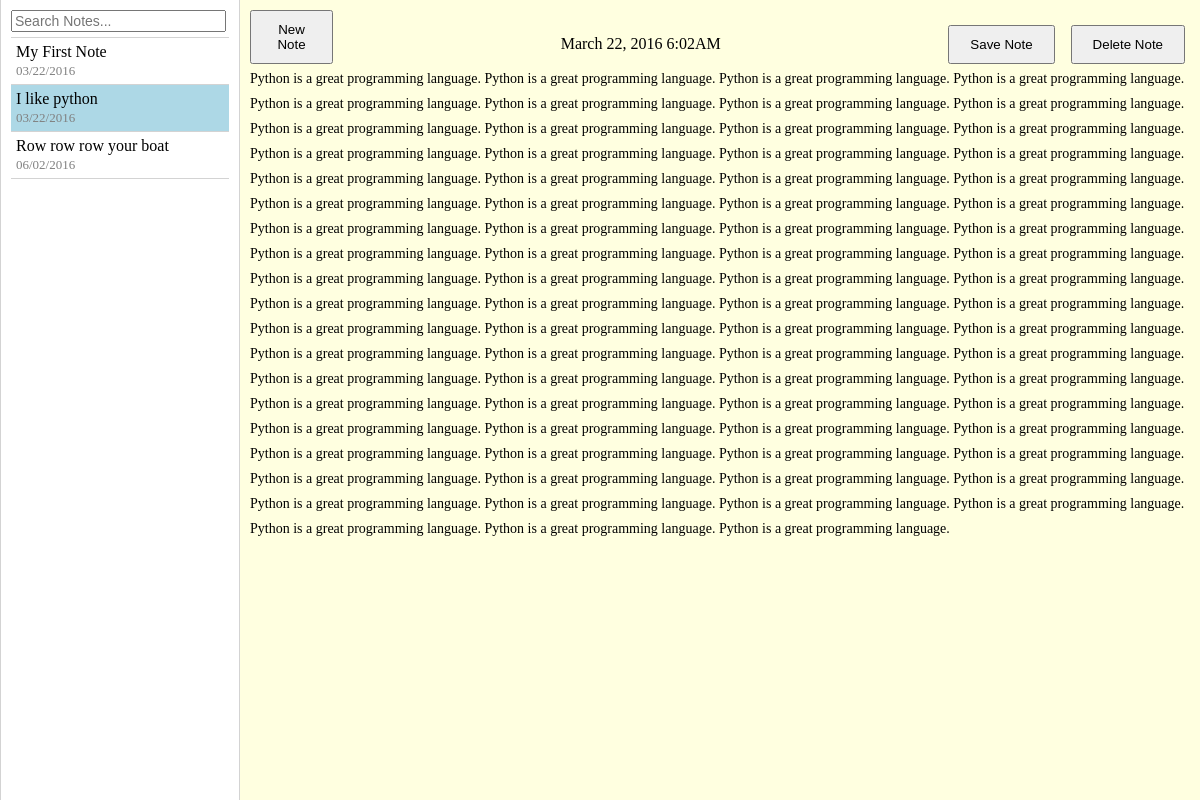
Page /notes/2/ on the committed database.
### notes/models.py (models this page shows, shortened)
class Note(models.Model):
    title = models.CharField(max_length=50)
    text = models.CharField(max_length=3000)
    mod_date = models.DateTimeField('modified date')
    def mod_date_short(self):
    	return self.mod_date.strftime("%m/%d/%Y")
    def mod_datetime_long(self):
    	return self.mod_date.strftime("%B %-d, %Y %-I:%M%p")

### notes/views.py (the view)
# urls.py: url(r'^(?P<note_id>[0-9]+)/$', views.detail, name='detail'),
def detail(request, note_id):
	template = 'notes/index.html'
	notes_list = Note.objects.order_by('mod_date')
	note = None
	if note_id:
		note = get_object_or_404(Note, pk=note_id)
	context = {
		'notes_list' : notes_list,
		'note' : note
	}
	return render(request, template, context)

### notes/templates/notes/index.html (shortened to what this page needs)
<!DOCTYPE html>
<html ng-app="notesapp">
<head>
    {% load staticfiles %}
    <link rel="stylesheet" type="text/css" href="{% static 'notes/css/notes.css' %}" />
</head>
<body ng-controller="NotesController">
    <div class="notes-list">
        {% if notes_list %}
            <div class="search-bar">
                <input ng-model="searchText" placeholder="Search Notes...">
            </div>
            {% for thisNote in notes_list %}
                {% if forloop.counter0 == 0 %}
                <a class="note-item first {% if note and note.id == thisNote.id %}active{% endif %}" href="/notes/{{thisNote.id}}" ng-show="matches('{{thisNote.title}}')">
                {% else %}
                <a class="note-item {% if note and note.id == thisNote.id %}active{% endif %}" href="/notes/{{thisNote.id}}" ng-show="matches('{{thisNote.title}}')">
                {% endif %}
                    <span class="note-title">{{thisNote.title}}</span>
                    <span class="note-date">{{thisNote.mod_date_short}}</span>
                </a>
            {% endfor %}
        {% else %}
            <h3 class="side-note">No notes are available.</h3>
        {% endif %}
    </div>
    <div class="note">
        {% if note %}
            <div class="header">
                <div class="container">
                    <div class="add-note"><button ng-click="addNote()">New Note</button></div>
                    <div class="heading">{{note.mod_datetime_long}}</div>
                    <div class="note-actions">
                        <button ng-click="saveNote()">Save Note</button>&nbsp;&nbsp;&nbsp;
                        <a href="/notes/{{note.id}}/delete"><button>Delete Note</button></a>
                    </div>
                </div>
            </div>
            <div class="text">
                <textarea id="noteText" name="text" maxlength="3000">{{note.text}}</textarea>
            </div>
        {% else %}
            <div class="header">
                <div class="add-note"><button ng-click="addNote()">New Note</button></div>
                <div class="heading"></div>
            </div>
        {% endif %}
    </div>
</body>
</html>

### notes/static/notes/css/notes.css (style rules this page uses)
html, body { background-color: lightyellow; width: 100%; height: 100%; }
body { display: table; margin: 0; }
.notes-list { display: table-cell; width: 20%; vertical-align: top; min-width: 100px; max-width: 500px; margin: 0 10px; border-left: lightgray solid thin; border-right: lightgray solid thin; padding: 5px 10px 5px 10px; background-color: #fff; }
.search-bar input { width: 95%; margin-top: 5px; margin-bottom: 5px; font-size: 14px; outline: none; }
.note-item { display: block; text-decoration: none; color: #000; padding: 5px; padding-bottom: 5px; border-bottom: lightgray solid thin; }
.note-item.active { background-color: lightblue; }
.note-item.first { border-top: lightgray solid thin; }
.note-title { display: block; }
.note-actions { padding-right: 15px; white-space: nowrap; }
.note-actions button, .add-note button { padding: 10px 20px; cursor: pointer; }
.note-date { color: gray; font-size: small; }
.note { display: table; width: 100%; height: 100%; }
.note .header { display: table-row; width: 100%; height: 50px; }
.note .header .container { display: table; width: 100%; margin-top: 10px; }
.note .header .add-note { display: table-cell; width: 10%; padding-left: 10px; font-size: x-large; cursor: pointer; }
.note .header .heading { display: table-cell; width: 80%; text-align: center; }
.note .text { display: table-row; }
.note .text textarea { -webkit-box-sizing: border-box; -moz-box-sizing: border-box; box-sizing: border-box; width: 100%; height: 100%; font: normal 14px verdana; line-height: 25px; padding: 2px 10px; border: none; border-style: none; outline: none; background-color: lightyellow; resize: none; }

### rows in the picture
Note: title "My First Note", mod_date_short "03/22/2016"
Note: title "I like python", mod_date_short "03/22/2016", mod_datetime_long "March 22, 2016 6:02AM", text "Python is a great programming language. Python is a great programming language. Python is a great programming language. Python is a great programming language. Python is a great programming language. Python is a great programming language. Python is a great programming language. Python is a great programming language. Python is a great programming language. Python is a great programming language. Python is a great programming language. Python is a great programming language. Python is a great programming language. Python is a great programming language. Python is a great programming language. Python is a great programming language. Python is a great programming language. Python is a great…"
Note: title "Row row row your boat", mod_date_short "06/02/2016"
